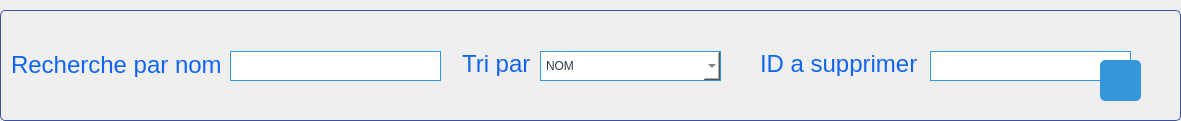
         <widget class="QGroupBox" name="groupBox_28">
          <property name="geometry">
           <rect>
            <x>111</x>
            <y>100</y>
            <width>1181</width>
            <height>121</height>
           </rect>
          </property>
          <property name="styleSheet">
           <string notr="true">QGroupBox {
    border: 1px solid #3a539b; /* Darker blue */
    border-radius: 5px;
    margin-top: 10px;
}

QGroupBox::title {
    subcontrol-origin: margin;
    subcontrol-position: top center;
    padding: 5px;
    color: #3a539b; /* Darker blue */
    font-weight: bold;
}

QLabel {
    color: #0F65F1; /* Medium blue */
    font-size: 24px; /* Larger font size */
    font-family: &quot;Candara&quot;, sans-serif; /* Different font family */
}

QComboBox {
    background-color: #ffffff; /* Light white background */
    border: 1px solid #3498db; /* Medium blue */
    padding: 5px;
    color: #2c3e50; /* Dark gray text */
    selection-background-color: #3498db; /* Medium blue */
}

QLineEdit {
    background-color: #ffffff; /* Light white background */
    border: 1px solid #3498db; /* Medium blue */
    padding: 5px;
    color: #2c3e50; /* Dark gray text */
}

QDateEdit {
    background-color: #ffffff; /* Light white background */
    border: 1px solid #3498db; /* Medium blue */
    padding: 5px;
    color: #2c3e50; /* Dark gray text */
}

QPushButton {
    background-color: #3498db; /* Medium blue */
    color: #ffffff; /* White text */
    border: 1px solid #3498db; /* Medium blue */
    padding: 12px 24px; /* Larger padding */
    border-radius: 5px;
    font-family: &quot;Cambria&quot;, serif; /* Different font family */
    font-size: 20px; /* Larger font size */
}

QPushButton:hover {
    background-color: #2980b9; /* Darker hover color */
    border: 1px solid #2980b9; /* Darker hover color */
}
</string>
          </property>
          <property name="title">
           <string/>
          </property>
          <widget class="QLineEdit" name="lineEdit_59">
           <property name="geometry">
            <rect>
             <x>230</x>
             <y>51</y>
             <width>211</width>
             <height>30</height>
            </rect>
           </property>
          </widget>
          <widget class="QLabel" name="label_161">
           <property name="geometry">
            <rect>
             <x>11</x>
             <y>52</y>
             <width>211</width>
             <height>25</height>
            </rect>
           </property>
           <property name="text">
            <string>Recherche par nom :</string>
           </property>
          </widget>
          <widget class="QLabel" name="label_162">
           <property name="geometry">
            <rect>
             <x>462</x>
             <y>51</y>
             <width>72</width>
             <height>25</height>
            </rect>
           </property>
           <property name="text">
            <string>Tri par :</string>
           </property>
          </widget>
          <widget class="QComboBox" name="tri_client">
           <property name="geometry">
            <rect>
             <x>540</x>
             <y>51</y>
             <width>181</width>
             <height>30</height>
            </rect>
           </property>
           <item>
            <property name="text">
             <string>NOM</string>
            </property>
           </item>
           <item>
            <property name="text">
             <string>PRENOM</string>
            </property>
           </item>
           <item>
            <property name="text">
             <string>MAIL</string>
            </property>
           </item>
           <item>
            <property name="text">
             <string>ADRESSE</string>
            </property>
           </item>
           <item>
            <property name="text">
             <string>Date de naissance</string>
            </property>
           </item>
          </widget>
          <widget class="QLabel" name="label_163">
           <property name="geometry">
            <rect>
             <x>760</x>
             <y>51</y>
             <width>161</width>
             <height>25</height>
            </rect>
           </property>
           <property name="text">
            <string>ID a supprimer :</string>
           </property>
          </widget>
          <widget class="QLineEdit" name="client_supp">
           <property name="geometry">
            <rect>
             <x>930</x>
             <y>51</y>
             <width>201</width>
             <height>30</height>
            </rect>
           </property>
          </widget>
          <widget class="QPushButton" name="supp_client">
           <property name="geometry">
            <rect>
             <x>1100</x>
             <y>60</y>
             <width>41</width>
             <height>41</height>
            </rect>
           </property>
           <property name="text">
            <string/>
           </property>
           <property name="icon">
            <iconset>
             <normaloff>../../../Downloads/icons8-trash-50.png</normaloff>../../../Downloads/icons8-trash-50.png</iconset>
           </property>
           <property name="iconSize">
            <size>
             <width>25</width>
             <height>25</height>
            </size>
           </property>
          </widget>
         </widget>
